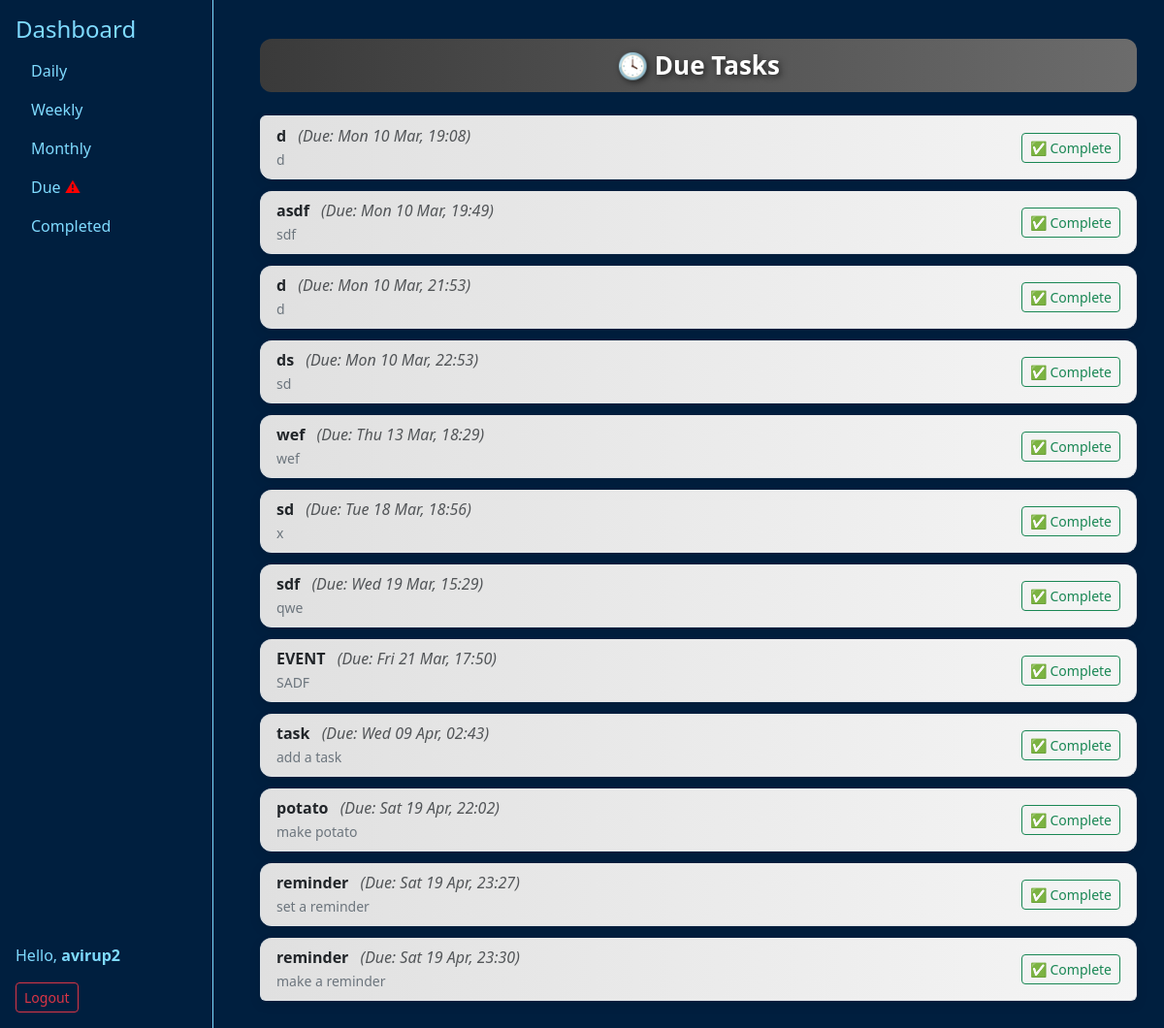
/due/ (signed in), run on the app's committed database.
### tasks/models.py (models this page shows, shortened)
class Task(models.Model):
    title = models.CharField(max_length=255)
    description = models.TextField(blank=True)
    due_date = models.DateTimeField()
    color = models.CharField(max_length=7, default="#ffffff")
    completed = models.BooleanField(default=False)
    users = models.ManyToManyField(User)

### tasks/views.py (the view)
# urls.py: path('due/', views.due_tasks, name='due_tasks'),
@login_required
def due_tasks(request):
    now = timezone.localtime(timezone.now())  # Localized time
    tasks = Task.objects.filter(
        users=request.user,
        completed=False,
        due_date__lt=now
    ).order_by('due_date')
    return render(request, 'due_tasks.html', {'tasks': tasks})

### tasks/views.py (called while the page is built)
def due_task_alert(request):
    if request.user.is_authenticated:
        now = timezone.localtime(timezone.now())
        due_tasks = Task.objects.filter(users=request.user, due_date__lt=now, completed=False)
        return {'has_due_tasks': due_tasks.exists()}
    return {}

### tasks/templates/due_tasks.html (shortened to what this page needs)
{% extends "base.html" %}
{% block content %}
<div class="container mt-4">
  <h2 class="shadow-text mb-4">🕓 Due Tasks</h2>
  {% if tasks %}
    <ul class="list-group">
      {% for task in tasks %}
        <li class="list-group-item d-flex justify-content-between align-items-center due-task-item"
            style="background: linear-gradient(to right, #e0e0e0, #f5f5f5); opacity: 0;" data-task="{{ task.id }}">
          <div>
            <strong class="text-dark">{{ task.title }}</strong>
            <span class="text-muted ms-2">(Due: {{ task.due_date|date:"D d M, H:i" }})</span><br>
            <span class="text-secondary small">{{ task.description }}</span>
          </div>
          <form action="{% url 'complete_task' task.id %}" method="post">
            <button class="btn btn-sm btn-outline-success ms-3" type="submit">✅ Complete</button>
          </form>
        </li>
      {% endfor %}
    </ul>
  {% else %}
    <p class="text-muted mt-3">No due tasks found!</p>
  {% endif %}
</div>
{% endblock %}

### tasks/templates/base.html (shortened to what this page needs)
<!DOCTYPE html>
<html lang="en">
<head>
  <link rel="stylesheet" href="https://cdn.jsdelivr.net/npm/bootstrap@5.3.0/dist/css/bootstrap.min.css">
</head>
<body>
  <div class="sidebar">
    <div class="nav-section">
      <h4>Dashboard</h4>
      <ul class="nav flex-column">
        <li class="nav-item"><a class="nav-link" href="{% url 'daily_tasks' %}">Daily</a></li>
        <li class="nav-item"><a class="nav-link" href="{% url 'weekly_tasks' %}">Weekly</a></li>
        <li class="nav-item"><a class="nav-link" href="{% url 'monthly_tasks' %}">Monthly</a></li>
        <li class="nav-item"><a  class="nav-link" href="{% url 'due_tasks' %}">Due{% if has_due_tasks %}
          <span style="color: red;">&#9888;</span>
        {% endif %}</a></li>
        <li class="nav-item"><a class="nav-link" href="{% url 'completed_tasks' %}">Completed</a></li>
      </ul>
    </div>
    <div class="user-info">
      {% if user.is_authenticated %}
        <p>Hello, <strong>{{ user.username }}</strong></p>
        <form method="post" action="{% url 'logout' %}">
          <button type="submit" class="btn btn-outline-danger btn-sm">Logout</button>
        </form>
      {% else %}
        <a href="{% url 'login' %}" class="btn btn-outline-primary btn-sm">Login</a>
      {% endif %}
    </div>
  </div>
  <div class="content">
    {% block content %}{% endblock %}
  </div>
</body>
</html>

### tasks/templates/base.html (style rules this page uses)
html, body { margin: 0; padding: 0; height: 100%; background-color: #001f3f; }
.sidebar { position: fixed; top: 0; left: 0; bottom: 0; width: 220px; background-color: #001f3f; padding: 1rem; border-right: 1px solid #7FDBFF; display: flex; flex-direction: column; justify-content: space-between; box-sizing: border-box; }
.sidebar, .sidebar h4, .sidebar p, .sidebar a, .sidebar li { color: #7FDBFF !important; }
.sidebar a { text-decoration: none; }
.content { margin-left: 240px; padding: 1rem; background-color: #001f3f; color: white; min-height: 100vh; box-sizing: border-box; }

### tasks/templates/due_tasks.html (style rules this page uses)
.shadow-text { color: #fff; font-size: 26px; font-weight: 600; text-shadow: 2px 2px 6px rgba(0, 0, 0, 0.6); background: linear-gradient(to right, #3a3a3a, #6c6c6c); padding: 12px 20px; border-radius: 12px; text-align: center; }
.due-task-item { border-radius: 12px; margin-bottom: 12px; box-shadow: 0 4px 12px rgba(0, 0, 0, 0.1); transition: transform 0.2s ease, box-shadow 0.2s ease; }
.text-muted { font-style: italic; }

### data on the page
Task: title "d", due_date "Mon 10 Mar, 19:08", description "d"
Task: title "asdf", due_date "Mon 10 Mar, 19:49", description "sdf"
Task: title "d", due_date "Mon 10 Mar, 21:53", description "d"
Task: title "ds", due_date "Mon 10 Mar, 22:53", description "sd"
Task: title "wef", due_date "Thu 13 Mar, 18:29", description "wef"
Task: title "sd", due_date "Tue 18 Mar, 18:56", description "x"
Task: title "sdf", due_date "Wed 19 Mar, 15:29", description "qwe"
Task: title "EVENT", due_date "Fri 21 Mar, 17:50", description "SADF"
Task: title "task", due_date "Wed 09 Apr, 02:43", description "add a task"
Task: title "potato", due_date "Sat 19 Apr, 22:02", description "make potato"
Task: title "reminder", due_date "Sat 19 Apr, 23:27", description "set a reminder"
Task: title "reminder", due_date "Sat 19 Apr, 23:30", description "make a reminder"

### other printed values
{{ user.username }} "avirup2"
